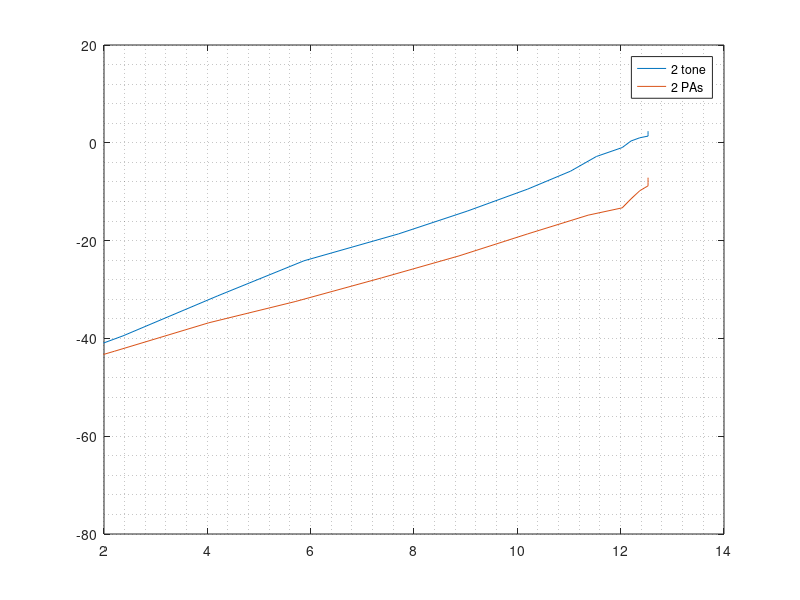

The MATLAB script that drew this image:
f1   = 5.49e9;
f2   = 5.51e9;
f2_1 = 5.67e9;
f1_1 = 5.53e9;

% pin    = -20:2:10;

% 2_tone
loss_in = 0.84;
loss_out = 0.7;
% p_f12_2tone  = [-59 -53 -45 -36 -29.33 -23.67 -19.33 -15.17 -11.15 -8.17 -5.83 -4.33 -3.33 -2.5 -2 -1.67 -1.33]+3+loss_out; 
% p_f1_2tone = [-5.5 -3.67 -1.67 0.17 1.67 3.5 5 6.17 7 7.83 8.33 8.5 8.67 8.83 9 9 9.17]+3+loss_out; 
p_f12_2tone = [-56.5 -50.33 -43.17 -35 -27.83 -22.33 -17.67 -13.17 -9.5 -6.5 -4.67 -3.33 -2.67 -2.33 -2 -1.67 -1.5 -1.33]+3+loss_out;
p_f1_2tone  = [-5 -3.17 -1.33 0.5 2.17 4 5.33 6.5 7.33 7.83 8.33 8.5 8.67 8.83 8.83 8.83 8.83 8.83]+3+loss_out;

% 2 PAs
loss_in1 = 0.84;
loss_in2 = 0.96;
loss_out = 0.7;
% p_f12_2pa = [-74.17 -68.5 -62.33 -58.67 -54.83 -45 -40.33 -35.33 -27 -21 -14.83 -13 -11 -9.5 -8.5 -7.83 -7.5]+loss_out;
% p_f1_2pa  = [-6.17 -4.17 -2.17 -0.17 1.67 3.83 5.5 7.17 8.67 10 11.17 12 12.33 12.67 12.83 13 13]+loss_out;
p_f12_2pa = [-67.33 -61.33 -55.5 -49.17 -43 -37 -31.17 -26.17 -21.67 -17.5 -13.83 -11.67 -10 -8.83 -8 -7.67 -7.33 -7.17]+loss_out;
p_f1_2pa  = [-7 -5 -3 -1 1.17 2.83 4.67 6.33 7.83 9.17 10.17 11 11.33 11.67 12 12.08 12.17 12.17]+loss_out;

% 2 PAs for 5.3GHz and 5.7GHz
p_f12_2pa = [-67 -61 -55 -49 -43.33 -37.5 -33.17 -28.33 -23.83 -19.33 -15.5 -14 -12.17 -10.5 -9.5 -8.83 -8.17 -7.83]+loss_out;
p_f1_2pa  = [-6.17 -4.17 -2.33 -0.33 1.5 3.33 5 6.67 8.17 9.5 10.67 11.33 11.5 11.67 11.83 11.83 11.83 11.83]+loss_out; 


plot(p_f1_2tone,p_f12_2tone);
hold on
plot(p_f1_2pa,p_f12_2pa);
legend('2 tone','2 PAs','location','best');
grid minor
xlim([2 14])
hold off

% stem(5.35:0.1:5.65,[p_f1_2 p_f1  pf_2_1],'filled','basevalue',-30)